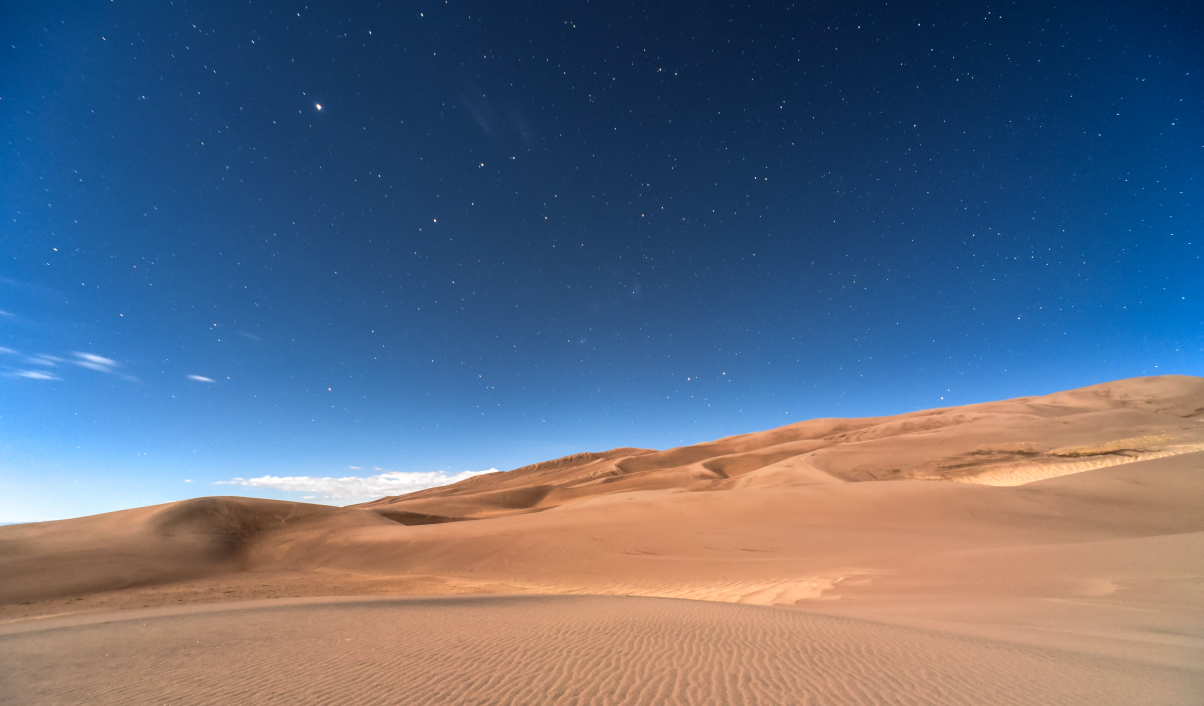
#> input picture assets/pic1-desert.jpg, 6016 x 3530 px (shown at 1/5 size)
$ python code1.py
#> lines starting #> are read from the running program, lines starting #| are printed output that depends on the picture
#basic introduction and rotating image from webcam.
import cv2

img = cv2.imread('assets/pic1-desert.jpg', -1)
#> img is the input picture: shape (3530, 6016, 3); mean B, G, R 127.7, 106.7, 94.5
# -1 cv2.IMREAD_COLOR - loads a colour image.
# 0 cv2.IMREAD_GREYSCALE - loads image in greyscale
# 1 cv2.IMREAD_UNCHANGED - loads image as such including alpha channel

#resize image
img = cv2.resize(img, (0, 0), fx=0.1, fy=0.1)
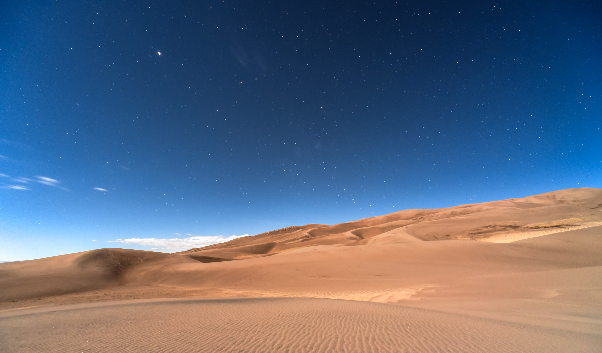
#> img: shape (353, 602, 3); mean B, G, R 127.9, 106.9, 94.6

#rotate
img = cv2.rotate(img, cv2.cv2.ROTATE_90_COUNTERCLOCKWISE)
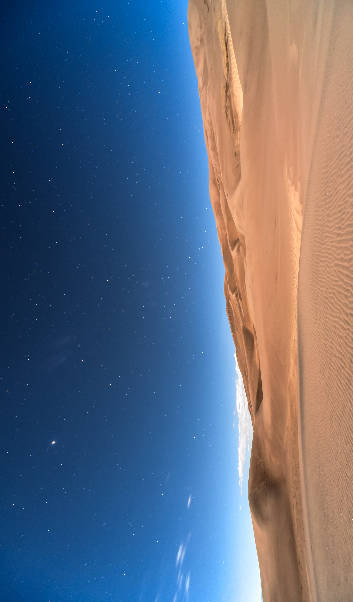
#> img: shape (602, 353, 3); mean B, G, R 127.9, 106.9, 94.6

cv2.imwrite('pic1v2.jpg', img)

cv2.imshow('Image', img)
cv2.waitKey(0)
cv2.destroyAllWindows()

$ run again, with assets/game.jfif saved as assets/pic1-desert.jpg
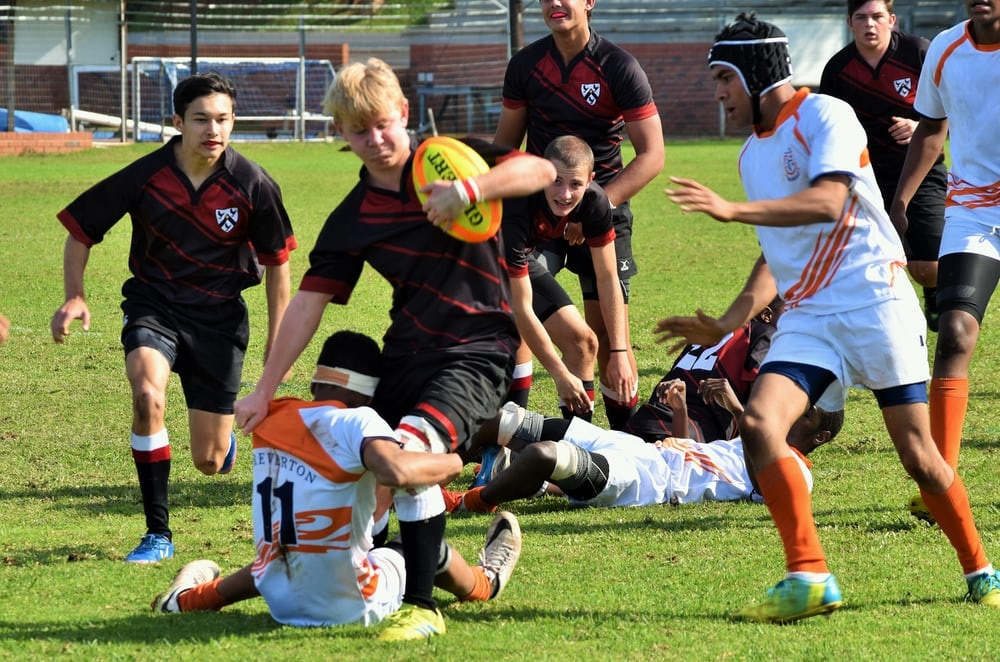
#> input picture assets/game.jfif, 1000 x 662 px
#> img is the input picture: shape (662, 1000, 3); mean B, G, R 84.6, 115.7, 115.9
#> `img = cv2.resize(img, (0, 0), fx=0.1, fy=0.1)`:
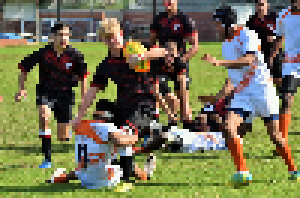
#> img: shape (66, 100, 3) (shown 3 times larger); mean B, G, R 84.2, 115, 115.6
#> `img = cv2.rotate(img, cv2.cv2.ROTATE_90_COUNTERCLOCKWISE)`:
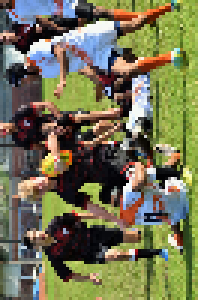
#> img: shape (100, 66, 3) (shown 3 times larger); mean B, G, R 84.2, 115, 115.6
